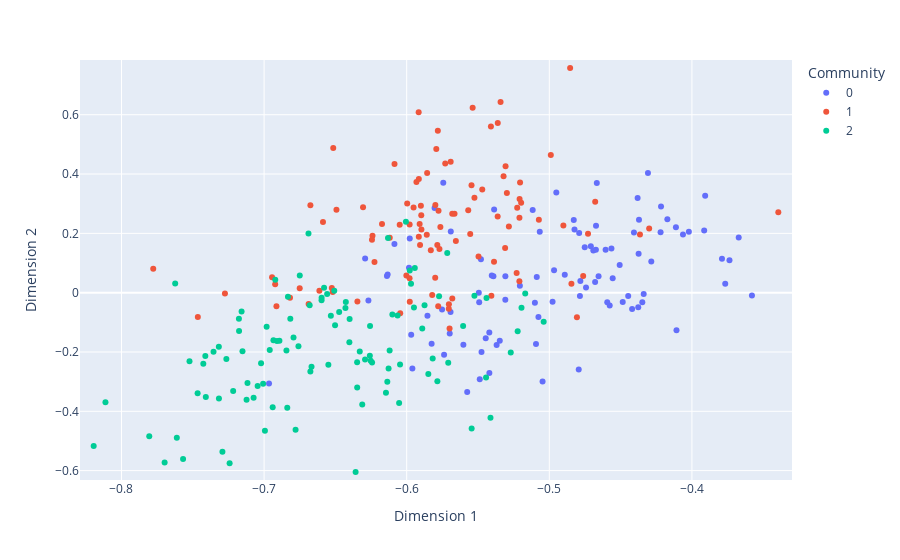

Source (notebook cell):
### Markdown cell above
We want to sample nodes that come from a mixed membership model, i.e. less good clustering. Then want to test how good our bootstraps of nodes look, and apply our KL test to test this formally.

### Code cell
# Code up a mixed membership model 
K=3
n= 300

# use our new function to make a MMSBM
A, largest_prob, P = make_MMSBM(n, K)

A = A.astype(float)
ya = UASE([A], 2)
plot_embedding(ya, n, 1, largest_prob)
